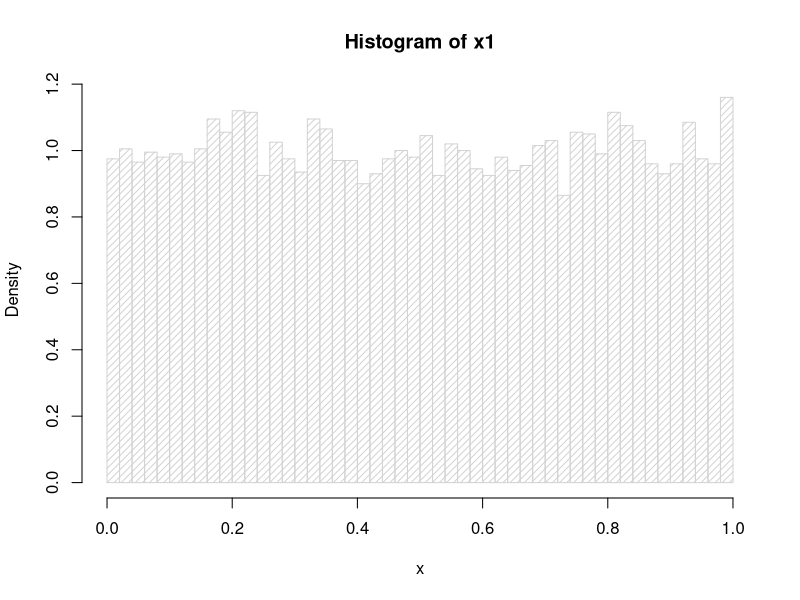
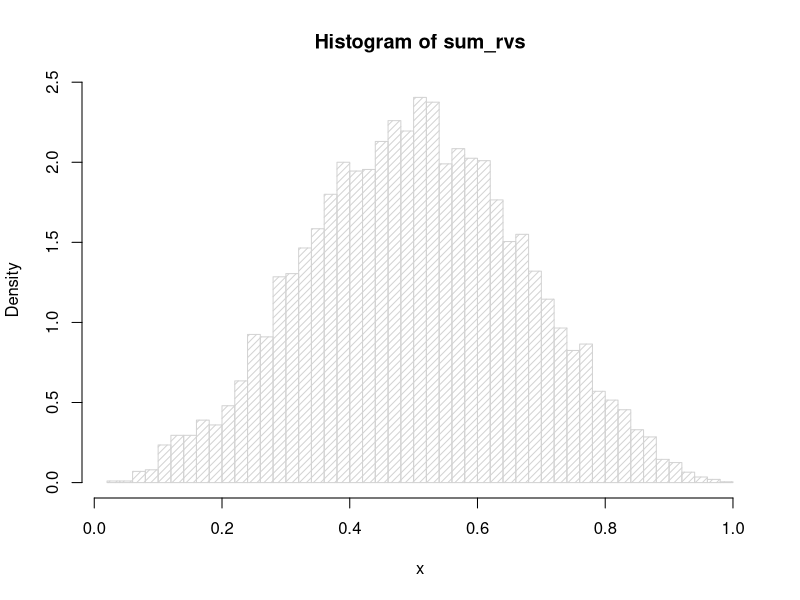
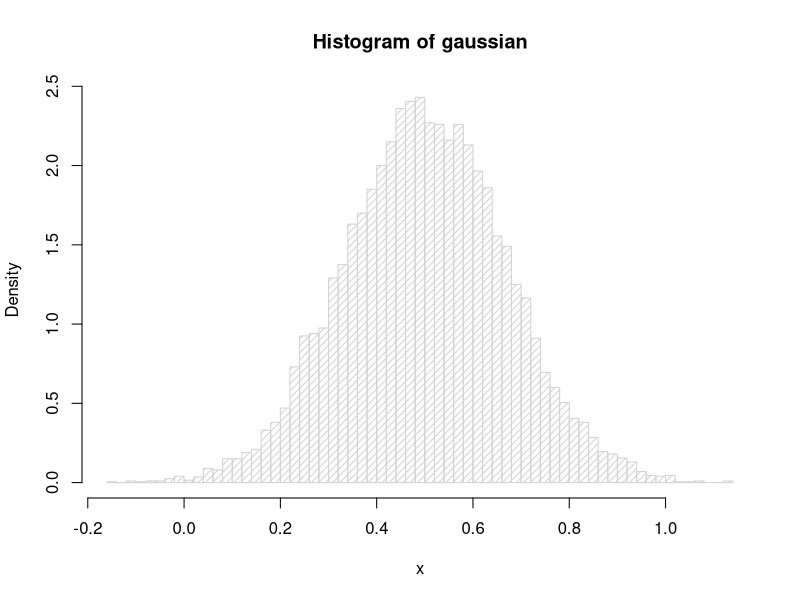
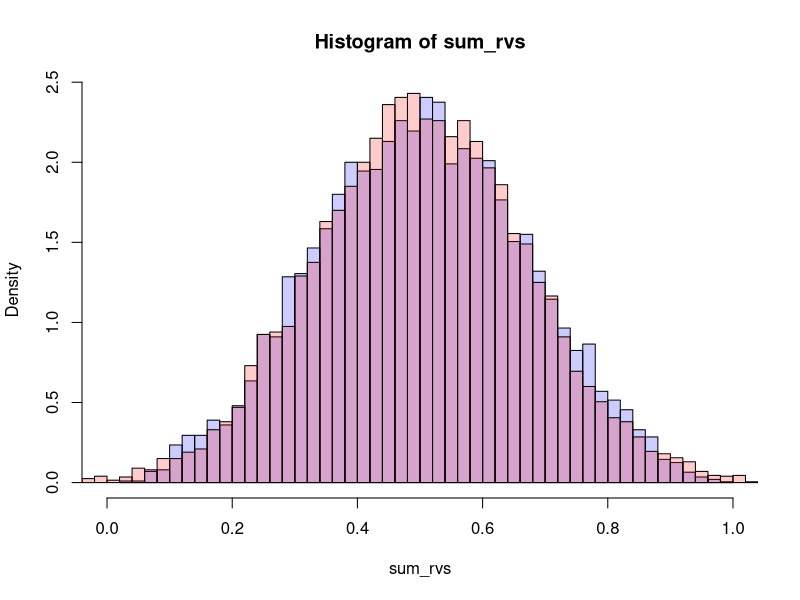
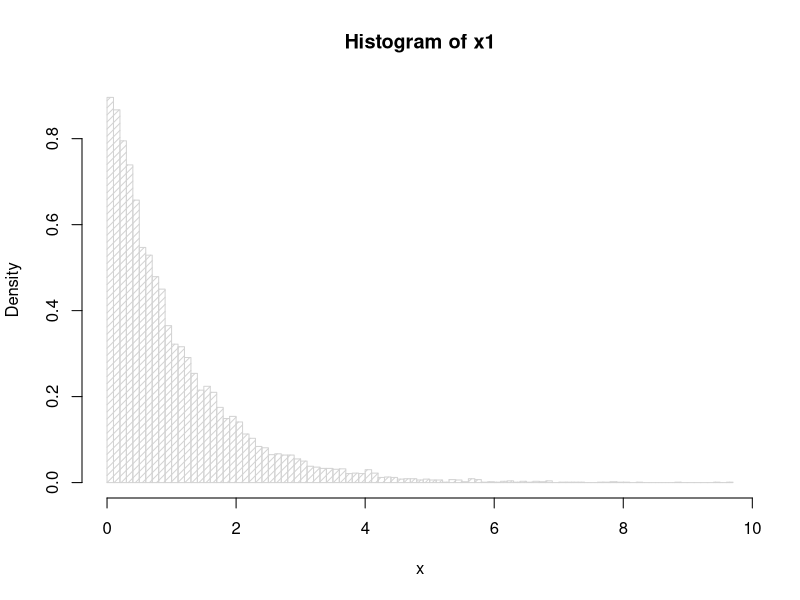
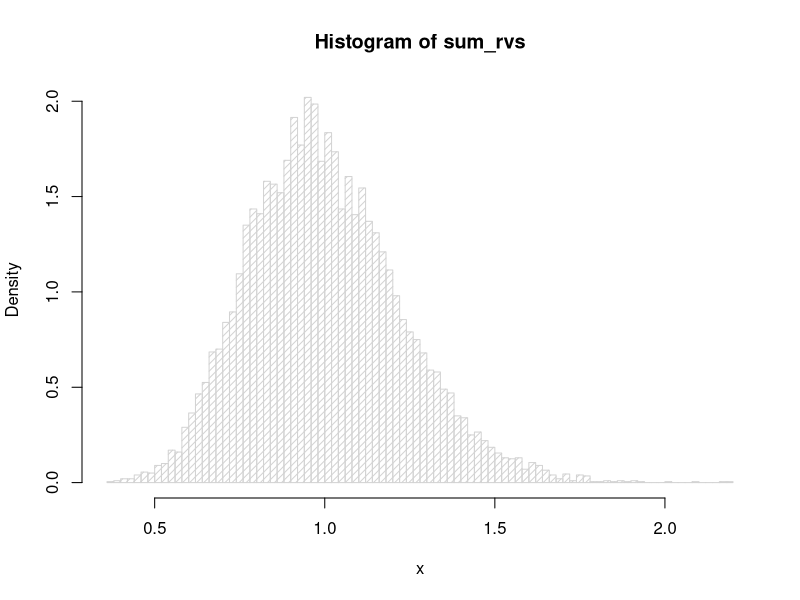
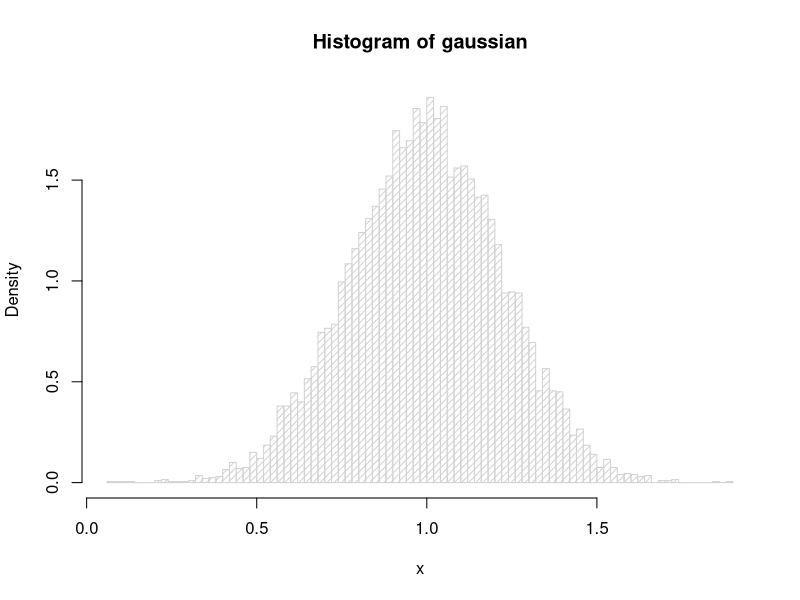
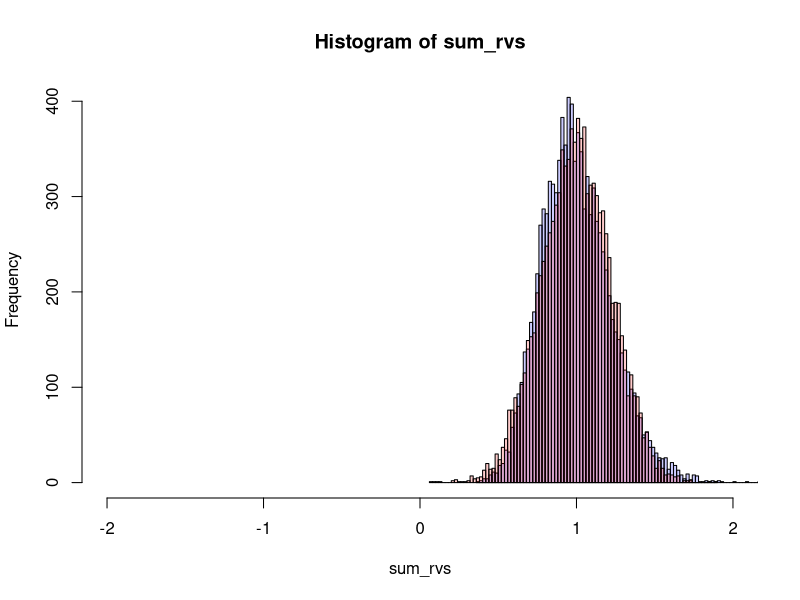

The R script that drew these images, in order:
## ---- chunk 1
# set.seed(1)
n_sample = 10000
n_vector = 3
x1 = runif(n_sample)
rvs = runif(n_sample * n_vector)
dim(rvs) = c(n_sample, n_vector)
sum_rvs = apply(rvs, 1, mean)
mean = 0.5
sd = sqrt(1/12)/sqrt(n_vector)
p0 = hist(x1, xlab = 'x', freq=FALSE, density = 20, nclass = 40, prob = TRUE)
p1 = hist(sum_rvs, xlab = 'x', freq=FALSE, density = 20, nclass = 40, prob = TRUE)
gaussian = rnorm(n_sample, mean=mean, sd= sd)
p2 = hist(gaussian, xlab = 'x', freq=FALSE, density = 20, nclass = 80, prob = TRUE)
plot(p1, col=rgb(0,0,1,1/5), xlim=c(0,1), freq = FALSE)
plot(p2, col=rgb(1,0,0,1/5), xlim=c(0,1), freq = FALSE, add = T)  # second
# rvs = append(rvs, runif(n_sample))


## ---- chunk 2
n_sample = 10000
n_vector = 20
lambda = 1
x1 = rexp(n_sample, lambda)
rvs = rexp(n_sample * n_vector, lambda)
dim(rvs) = c(n_sample, n_vector)
sum_rvs = apply(rvs, 1, mean)
mean = 1/lambda
sd = 1/lambda/sqrt(n_vector)
mean = mean
p0 = hist(x1, xlab = 'x', freq=FALSE, density = 20, nclass = 80, prob = TRUE)
p1 = hist(sum_rvs, xlab = 'x', density = 20, nclass = 80, prob = TRUE)
gaussian = rnorm(n_sample, mean=mean, sd= sd)
p2 = hist(gaussian, xlab = 'x', density = 20, nclass = 80, prob = TRUE)
plot(p1, col=rgb(0,0,1,1/5), xlim=c(-2,2))
plot(p2, col=rgb(1,0,0,1/5), xlim=c(-2,2), add = T)  # second


## ---- chunk 3
a1 = 1;
g1 <- function(u) {
  return (tanh(a1 * u))
}
g1_prime <- function(u) {
  return (a1 * 1-tanh(a1 * u)^2)
}
g2 <- function(u){
  return (u * exp(-u*u/2))
}
g2_prime <- function(u) {
  return (exp(-u^2/2) - u^2*exp(-u^2/2))
}

## ---- chunk 4
t = seq(0, 50, 0.001)

# generate s1
s1 = sin(t)
plot(t, s1)
## ---- chunk 5
s2_func <- function(t1) {
  t1= t1 / 10
  tmp = t1 - floor(t1)
  if (tmp <= 0.8) {
    return(tmp)
  }
  else {
    return (0.8 * (1-tmp)/0.2)
  }
}
# s2 = t - floor(t)
# s2= s2_func(t)
s2 = unlist((lapply(t, s2_func)))
plot(t, s2)
## ---- chunk 6
A = c(1, 0.3, 0.5, 1)
dim(A) = c(2,2)
x1 = A[1,1] * s1 + A[1,2] * s2
x2 = A[2,1] * s1 + A[2,2] * s2
X = c(x1,x2)
dim(X) = c(length(t),2)
X = t(X)

# plot x1 and x2
plot(t, X[1,])
plot(t, X[2,])
## ---- chunk 7
# Remove mean
n = length(t)
X = X - apply(X, 1, mean)

# Whiten
C = 1/n * (X %*% t(X))
r = eigen(C)
E = r$vectors
D = diag(r$values)
rsqrt_D = diag(1/r$values)
x_tilda = E %*% rsqrt_D %*%t(E) %*% X

x = x_tilda

## ---- chunk 8

w = rnorm(2)
dim(w) = c(2,1)

for (i in 1:100) {
  w_tmp = 1/n * (x %*% t(g2(t(w) %*% x))) - mean(g2_prime(t(w) %*% x)) * w
  w = w_tmp / norm(w_tmp, type="2")
}

s1_bar = t(w) %*% x
plot(t, s1_bar)


